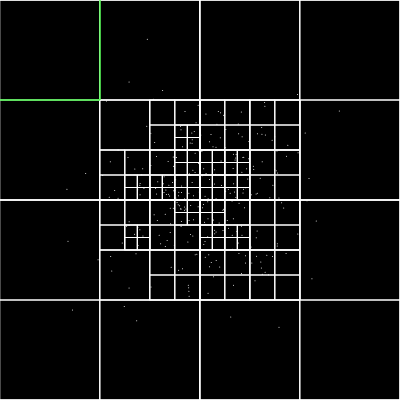
Frame 1 (no input)
Frame 60 (no input): identical to frame 1, image omitted
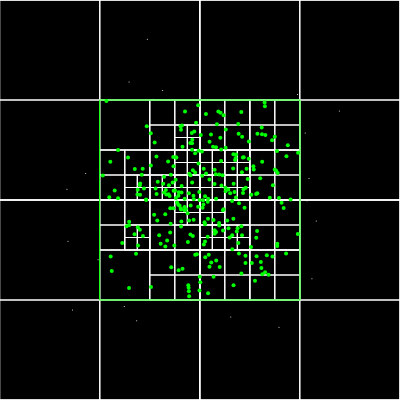
Frame 120 (the mouse pressed at the canvas centre since frame 60)

The p5.js sketch that drew these frames (run headless with seeded random() and noise() and a simulated clock; from frame 60 on, the mouse is pressed at the canvas centre):

// p5.js sketch
// ── sketch.js
let qtree;


function setup() {
	createCanvas(400,400);


	let boundary = new Rectangle(200,200,200,200);
	qtree = new Quadtree(boundary,4);
/*	console.log(qtree);*/
	
	// if(mouseIsPressed){
		// 300个点
		for(let i=0;i < 300; i++){
			// let m = new Point(mouseX + random(-5,5),mouseY + random(-5,5));
			let x = randomGaussian(width/2,width/8);
			let y = randomGaussian(height/2,height/8);
			let p = new Point(x,y);
			qtree.insert(p);
		}
	// }



}


function draw() {
	background(0);
	qtree.show();

	stroke(0,255,0);
	rectMode(CENTER);
	let range = new Rectangle(mouseX,mouseY,100,100);
	rect(range.x,range.y,range.w*2,range.h*2);


	let points = qtree.query(range);

	for(let p of points){
		strokeWeight(4);
		point(p.x,p.y);
	}
}

// ── Quadtree.js
class Point {
	constructor(x,y) {
		this.x = x;
		this.y = y;
	}
}

class Rectangle{
	constructor(x,y,w,h){
		this.x = x;
		this.y = y;
		this.w = w;
		this.h = h;
	}

	//method
	contains(point){
		return(point.x >= this.x -this.w &&
			point.x <= this.x + this.w &&
			point.y >= this.y - this.h &&
			point.y <= this.y + this.h);
	}

	intersects(range){
		// 相交返回true = !(false)}
		return !(range.x - range.w > this.x + this.w ||
			range.x + range.w < this.x - this.w ||
			range.y - range.h > this.y + this.h ||
			range.y + range.h < this.y - this.h);
	}
}


class Quadtree {
	constructor(boundary,n) {
		//成员变量boundary 是一个 Rectangle类
		//分成capacity个分支
		this.boundary = boundary;
		this.capacity = n;
		this.points = [];
		this.divided = false;

	}

	// methods
	subdivde(){
		// _____________ 
		//|		|		|	  
		//|	ne	|	nw 	|
		//|-----|-------|
		//|	se	|	sw  |
		//|_____|_______|	
		
		let x = this.boundary.x;
		let y = this.boundary.y;
		let w = this.boundary.w;
		let h = this.boundary.h;

		let ne = new Rectangle(x + w/2,y - h/2,w/2,h/2);
		this.northeast = new Quadtree(ne,this.capacity);
		let nw = new Rectangle(x - w/2,y - h/2,w/2,h/2);
		this.northwest = new Quadtree(nw,this.capacity);
		let se = new Rectangle(x + w/2,y + h/2,w/2,h/2);
		this.southeast = new Quadtree(se,this.capacity);
		let sw = new Rectangle(x - w/2,y + h/2,w/2,h/2);
		this.southwest = new Quadtree(sw,this.capacity);
		this.divided = true;

	}

	insert(point){

		//该点不在矩形内就直接返回
		if(!this.boundary.contains(point)){
			return false;
		}

		if(this.points.length < this.capacity){
			this.points.push(point);
			return true;
		}else{
			if(!this.divided){
				this.subdivde();
			}

		    if (this.northeast.insert(point)) {
		        return true;
		      } else if (this.northwest.insert(point)) {
		        return true;
		      } else if (this.southeast.insert(point)) {
		        return true;
		      } else if (this.southwest.insert(point)) {
		        return true;
		      }
		}
	}

  query(range, found) {
    if (!found) {
      found = [];
    }
    if (!this.boundary.intersects(range)) {
      return;
    } else {
      for (let p of this.points) {
        if (range.contains(p)) {
		  found.push(p);
        }
      }
      if (this.divided) {
        this.northwest.query(range, found);
        this.northeast.query(range, found);
        this.southwest.query(range, found);
        this.southeast.query(range, found);
      }
    }
    return found;
  }


	show(){
		stroke(255);
		strokeWeight(1);

		noFill();
		rectMode(CENTER);
		rect(this.boundary.x,this.boundary.y,this.boundary.w*2,this.boundary.h*2);
		if(this.divided){
			this.northeast.show();
			this.northwest.show();
			this.southeast.show();
			this.southwest.show();
		}
		// 显示点
		for(let p of this.points){
			strokeWeight(1);
			point(p.x,p.y);
		}
		

	}
}
